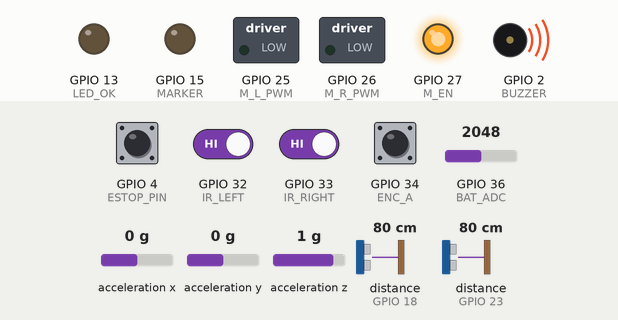
Recording of a sketch running on a simulated ESP32. Shown: switched loads named in the sketch (green lamp = pin HIGH), output pins drawn as LEDs (lit = HIGH), buzzer (waves = sounding, pin HIGH). Wiring (inferred from the names in the program): 2 × ultrasonic range finder: trigger GPIO 5, echo GPIO 18 / trigger GPIO 19, echo GPIO 23; MPU-6050 motion sensor at I2C address 0x68. The test bench sets the inputs (shaded band); at power-on: GPIO 4 (ESTOP_PIN), GPIO 32 (IR_LEFT), GPIO 33 (IR_RIGHT), GPIO 34 (ENC_A) HIGH, GPIO 36 (BAT_ADC) = 2048, acceleration x 0 g, acceleration y 0 g, acceleration z 1 g, distance to the obstacle (sensors on GPIO 18, GPIO 23) 80 cm. The echo pulse lasts 58.3 µs per cm; pins used as bus, display or sensor lines are not drawn; what the sketch prints to the serial monitor is not drawn.

Above: at 13.4 s.
13.5 s: GPIO 36 (BAT_ADC) set to 2188
16.5 s: GPIO 36 (BAT_ADC) set to 2303
Timing chart, 0 to 20.5 s (numbered marks = the images above; inputs shaded):
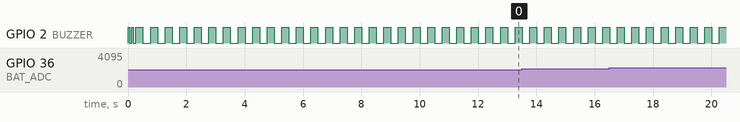

The sketch:

rail_robot_esp32.ino
```cpp
/*
 * Rail Track Inspection Robot - ESP32 low-level controller
 * ---------------------------------------------------------
 * Jobs of this board:
 *   - drive the two DC geared motors (BTS7960 / L298N) with closed-loop speed control
 *   - count wheel-encoder pulses -> distance travelled (chainage)
 *   - read front & rear ultrasonic sensors (HC-SR04) -> HARD safety stop
 *   - read IR sensors over each rail head (TCRT5000) -> rail break / missing rail
 *   - read MPU6050 -> vibration (g RMS) and tilt
 *   - read battery voltage, E-stop button, drive buzzer + paint-marker relay
 *   - talk to the Raspberry Pi over USB serial (115200, one JSON per line)
 *
 * Pi  -> ESP32 :  {"cmd":"drive","v":1.20}   speed in m/s (negative = reverse)
 *                 {"cmd":"stop"}  {"cmd":"mark"}  {"cmd":"reset_enc"}
 * ESP32 -> Pi  :  {"enc":12.345,"spd":0.98,"us":3.10,"usr":4.00,"bat":11.9,
 *                  "vib":0.06,"tmp":38.5,"tilt":0.2,"irL":1,"irR":1,"estop":0}
 *
 * Safety: the robot stops by itself (even if the Pi crashes) when
 *   - an obstacle is closer than STOP_CM in the direction of travel
 *   - no command arrives from the Pi for WATCHDOG_MS
 *   - the E-stop button is pressed
 *
 * Libraries: none required except Wire (built-in).  Board: "ESP32 Dev Module".
 */
#include <Wire.h>

// ------------------------------------------------------------------ pins
#define M_L_PWM   25      // motor driver (BTS7960: RPWM / LPWM)
#define M_R_PWM   26
#define M_EN      27
#define ENC_A     34      // wheel encoder channel A (interrupt)
#define ENC_B     35
#define US_F_TRIG 5       // front HC-SR04
#define US_F_ECHO 18
#define US_R_TRIG 19      // rear HC-SR04
#define US_R_ECHO 23
#define IR_LEFT   32      // TCRT5000 over left rail head (LOW = rail present)
#define IR_RIGHT  33
#define BAT_ADC   36      // battery through 100k/22k divider
#define ESTOP_PIN 4       // NC mushroom button to GND
#define BUZZER    2
#define MARKER    15      // relay -> paint-spray solenoid
#define LED_OK    13

// -------------------------------------------------------------- constants
const float WHEEL_DIA_M     = 0.10;     // 100 mm flanged wheel
const int   PULSES_PER_REV  = 600;      // encoder PPR x gear ratio (calibrate!)
const float M_PER_PULSE     = 3.14159f * WHEEL_DIA_M / PULSES_PER_REV;
const float MAX_SPEED       = 1.5;      // m/s
const int   STOP_CM         = 150;      // hard stop distance
const int   SLOW_CM         = 300;
const unsigned long WATCHDOG_MS = 1000;
const float KP = 180.0, KI = 90.0;      // speed PI gains (PWM per m/s)

// --------------------------------------------------------------- state
volatile long encCount = 0;
float targetV = 0, measV = 0, integ = 0;
long lastCount = 0;
unsigned long lastCmdMs = 0, lastCtrlMs = 0, lastTxMs = 0, markUntil = 0;
float usFront = 4.0, usRear = 4.0, vibG = 0, tiltDeg = 0, tempC = 0;
String rx;

const int MPU = 0x68;

void IRAM_ATTR encISR() {
  if (digitalRead(ENC_B)) encCount++; else encCount--;
}

// ---------------------------------------------------------------- setup
void setup() {
  Serial.begin(115200);
  pinMode(M_EN, OUTPUT);
  ledcAttach(M_L_PWM, 20000, 8);      // ESP32 core 3.x API
  ledcAttach(M_R_PWM, 20000, 8);
  pinMode(ENC_A, INPUT); pinMode(ENC_B, INPUT);
  attachInterrupt(digitalPinToInterrupt(ENC_A), encISR, RISING);
  pinMode(US_F_TRIG, OUTPUT); pinMode(US_F_ECHO, INPUT);
  pinMode(US_R_TRIG, OUTPUT); pinMode(US_R_ECHO, INPUT);
  pinMode(IR_LEFT, INPUT); pinMode(IR_RIGHT, INPUT);
  pinMode(ESTOP_PIN, INPUT_PULLUP);
  pinMode(BUZZER, OUTPUT); pinMode(MARKER, OUTPUT); pinMode(LED_OK, OUTPUT);
  digitalWrite(M_EN, HIGH);

  Wire.begin(21, 22);
  Wire.beginTransmission(MPU); Wire.write(0x6B); Wire.write(0); Wire.endTransmission();   // wake
  Wire.beginTransmission(MPU); Wire.write(0x1C); Wire.write(0x08); Wire.endTransmission(); // +-4 g
  beep(2);
}

// --------------------------------------------------------------- helpers
void beep(int n) {
  for (int i = 0; i < n; i++) { digitalWrite(BUZZER, HIGH); delay(60); digitalWrite(BUZZER, LOW); delay(60); }
}

float readUltrasonicM(int trig, int echo) {
  digitalWrite(trig, LOW); delayMicroseconds(2);
  digitalWrite(trig, HIGH); delayMicroseconds(10);
  digitalWrite(trig, LOW);
  unsigned long us = pulseIn(echo, HIGH, 25000);      // ~4.3 m timeout
  if (us == 0) return 4.0;
  return us * 0.000343f / 2.0f;
}

void readIMU() {
  Wire.beginTransmission(MPU); Wire.write(0x3B); Wire.endTransmission(false);
  Wire.requestFrom(MPU, 8, true);
  int16_t ax = Wire.read() << 8 | Wire.read();
  int16_t ay = Wire.read() << 8 | Wire.read();
  int16_t az = Wire.read() << 8 | Wire.read();
  int16_t t  = Wire.read() << 8 | Wire.read();
  float gx = ax / 8192.0, gy = ay / 8192.0, gz = az / 8192.0;
  // vibration = deviation of |a| from 1 g, smoothed (RMS-like)
  float mag = sqrt(gx * gx + gy * gy + gz * gz);
  float dev = fabs(mag - 1.0);
  vibG = 0.9 * vibG + 0.1 * dev;
  tiltDeg = atan2(gy, gz) * 57.2958;   // cross-level (cant) indication
  tempC = t / 340.0 + 36.53;
}

void setMotor(int pwm) {   // -255 .. 255
  pwm = constrain(pwm, -255, 255);
  if (pwm >= 0) { ledcWrite(M_L_PWM, pwm); ledcWrite(M_R_PWM, 0); }
  else          { ledcWrite(M_L_PWM, 0);   ledcWrite(M_R_PWM, -pwm); }
}

float numAfter(const String &s, const char *key) {
  int i = s.indexOf(key);
  if (i < 0) return 0;
  i = s.indexOf(':', i) + 1;
  return s.substring(i).toFloat();
}

void handleCommand(const String &s) {
  lastCmdMs = millis();
  if (s.indexOf("\"drive\"") >= 0) {
    targetV = constrain(numAfter(s, "\"v\""), -MAX_SPEED, MAX_SPEED);
  } else if (s.indexOf("\"stop\"") >= 0) {
    targetV = 0;
  } else if (s.indexOf("\"mark\"") >= 0) {
    digitalWrite(MARKER, HIGH); markUntil = millis() + 300; beep(1);
  } else if (s.indexOf("\"reset_enc\"") >= 0) {
    noInterrupts(); encCount = 0; interrupts(); lastCount = 0;
  }
}

// ----------------------------------------------------------------- loop
void loop() {
  // 1. serial commands from the Raspberry Pi
  while (Serial.available()) {
    char c = Serial.read();
    if (c == '\n') { handleCommand(rx); rx = ""; }
    else if (rx.length() < 120) rx += c;
  }

  unsigned long now = millis();

  // 2. control loop @ 50 Hz
  if (now - lastCtrlMs >= 20) {
    float dt = (now - lastCtrlMs) / 1000.0;
    lastCtrlMs = now;

    noInterrupts(); long cnt = encCount; interrupts();
    measV = 0.7 * measV + 0.3 * ((cnt - lastCount) * M_PER_PULSE / dt);
    lastCount = cnt;

    usFront = readUltrasonicM(US_F_TRIG, US_F_ECHO);
    usRear  = readUltrasonicM(US_R_TRIG, US_R_ECHO);
    readIMU();

    bool estop   = digitalRead(ESTOP_PIN) == HIGH;          // NC button opened
    bool timeout = now - lastCmdMs > WATCHDOG_MS;
    bool blockF  = targetV > 0 && usFront * 100 < STOP_CM;
    bool blockR  = targetV < 0 && usRear  * 100 < STOP_CM;

    float v = targetV;
    if (targetV > 0 && usFront * 100 < SLOW_CM) v = min(v, 0.4f);   // local slow zone
    if (estop || timeout || blockF || blockR) v = 0;

    if (v == 0 && fabs(measV) < 0.05) { integ = 0; setMotor(0); }
    else {
      float err = v - measV;
      integ = constrain(integ + err * dt, -1.5, 1.5);
      float ff = v / MAX_SPEED * 200.0;                 // feed-forward
      setMotor((int)(ff + KP * err + KI * integ));
    }
    digitalWrite(BUZZER, (blockF || blockR || estop) && (now / 250) % 2);
    digitalWrite(LED_OK, !timeout && !estop);
    if (markUntil && now > markUntil) { digitalWrite(MARKER, LOW); markUntil = 0; }
  }

  // 3. telemetry @ 20 Hz
  if (now - lastTxMs >= 50) {
    lastTxMs = now;
    noInterrupts(); long cnt = encCount; interrupts();
    float bat = analogRead(BAT_ADC) / 4095.0 * 3.3 * (122.0 / 22.0);
    Serial.printf("{\"enc\":%.3f,\"spd\":%.2f,\"us\":%.2f,\"usr\":%.2f,\"bat\":%.2f,"
                  "\"vib\":%.3f,\"tmp\":%.1f,\"tilt\":%.2f,\"irL\":%d,\"irR\":%d,\"estop\":%d}\n",
                  cnt * M_PER_PULSE, measV, usFront, usRear, bat, vibG, tempC, tiltDeg,
                  digitalRead(IR_LEFT) == LOW, digitalRead(IR_RIGHT) == LOW,
                  digitalRead(ESTOP_PIN) == HIGH);
  }
}
```
